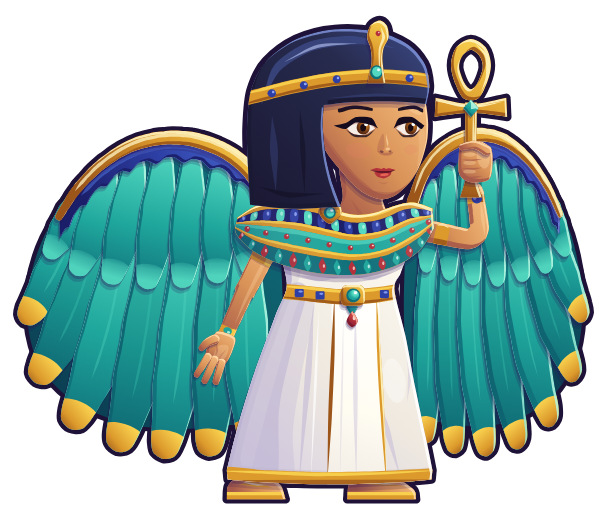

This chart was generated by the following Python code:
# Néfira (myths-6, terre, soigneuse, épique ; ancien nom de fichier : minotaure) redessinée en VECTORIEL lisse, dans le
# style moderne de l'interface (même outil, même trait, même échelle que Kael : ../kael/kael.py, ../atelier.py).
#
#   python3 refonte-graphique/ui-moderne/heros/nefira/nefira.py      # → nefira.svg + images 512 et 160 px de haut
#
# Même personnage que le pixel art (refonte-graphique/pixel/hd/minotaure.txt) : la reine ailée du Nil. Fine, droite et
# royale : carré noir bleuté (reflet en anneau sur le crâne), bandeau d'or à perles de lapis et petit cobra d'or dressé
# au front, peau bronze, yeux en amande au trait de khôl étiré vers la tempe, iris ambre, petit sourire cornaline ;
# grande boucle d'oreille d'or à gemme turquoise ; large collier (bord d'or, perles de lapis et de turquoise, bande
# turquoise à points de cornaline, rangée de gouttes) ; longue robe de lin blanc, ceinture d'or à boucle turquoise et
# pendentif, pan de devant bordé d'or, ourlet d'or ; sandales d'or. Deux grandes ailes turquoise et or à moitié ouvertes
# (arc d'or, rangée de lapis, couvertures, grandes rémiges à pointes d'or ; la lointaine est le miroir resserré de la
# proche). Bras lointain levé : le poing serre la hampe de la croix de vie (boucle en goutte, bras évasés, une gemme
# turquoise au croisement), bien au-dessus de l'épaule ; bras proche descendu, main ouverte paume en avant (soin).
# Coordonnées = pixels du dessin pixel art (le sol est y = 116, les pieds en (64, 116)), pour se poser au même endroit
# dans le jeu. Une seule lumière, en haut à droite ; un seul contour (atelier.py).
import math
import os
import subprocess
import sys

HERE = os.path.dirname(os.path.abspath(__file__))
sys.path.insert(0, os.path.join(HERE, '..'))
from atelier import Figure, Mat, sm, limb, ribbon, xf, ellipse, rpoly, mchain, mT, mR, mS, mapp, sides, bez, resample  # noqa: E402,F401
from lib import Shape  # noqa: E402
from visage import placer  # noqa: E402

ROOT = os.path.abspath(os.path.join(HERE, '..', '..', '..', '..'))

# ---------- matières (tons du pixel art, passés à la gamme de l'interface : lumières chaudes, ombres violettes) ----------
SKIN = Mat('#ffdcaa', '#f6be80', '#d99257', '#a65a4a', '#5c2a3e')
HAIR = Mat('#7e92d8', '#3c4a86', '#272b4e', '#1b1934', '#100d20', glint='#bccaf6')
LINEN = Mat('#ffffff', '#fffcf2', '#efe9e0', '#bcb2d4', '#7e70a2')
GOLD = Mat('#fff6c4', '#f8d04e', '#dc9a2c', '#9c561a', '#5a2614', glint='#fffbe8')
TURQ = Mat('#b6f6e2', '#52d8c0', '#1fa69c', '#10707a', '#0b3a50', glint='#e8fff8')
TURQ2 = Mat('#9aecd6', '#3cc6b2', '#19938e', '#0e6270', '#0a3248', glint='#d8fff4')     # la rémige « sombre »
LAPIS = Mat('#9cb2ff', '#4f72da', '#2d3fa4', '#1b1e68', '#100f3c', glint='#dfe6ff')
CARN = Mat('#ffb8a0', '#ee6c5a', '#b4303a', '#7a1a30', '#4a0e24', glint='#ffe6dc')
LIPS = ('#5c1426', '#b4303a', '#ee6c5a')
KOHL = '#140c1e'

GRD = 116          # le sol
FEET = (64, 116)   # le point « pieds » du pixel art
# la boîte de l'image (x0, y0, largeur, hauteur) en pixels du dessin
FRAME = (-3, 6, 133, 113)

# ---------- le visage : méthode commune (../visage.py) ----------
# La boîte de la face (ovale du visage sans le carré ni l'oreille, repère de la tête avant son ×1,1) ; placer() donne
# la place des deux yeux, du nez (sur la médiane, ENTRE les yeux) et de la bouche (centrée sous le nez). Les yeux en
# amande de Néfira sont un peu plus grands que le réglage commun (l_oeil) : seules leurs tailles RELATIVES comptent.
FACE_BOX = (66.0, 21.0, 90.0, 50.0)
FACE_V = placer(FACE_BOX, l_oeil=0.25)

# ---------- le squelette (animation) ----------
# Une pose = ces réglages ; REST est la pose du dessin. Tout est en pixels du dessin et en degrés (y vers le bas).
#   breath : souffle 0..1 (le buste et le collier montent, la tête suit) ; lean : elle se penche en avant (+) depuis
#   les hanches ; head / tilt : la tête ; wl / wlF : les ailes se lèvent (degrés, autour de leur racine) ; ws : elles
#   s'ouvrent (les rémiges s'écartent en éventail) ; wph : la petite houle des plumes (repos) ; theta : la croix de
#   vie s'incline vers l'ennemi (degrés, autour du poing) ; grip : où est le poing (point de prise : la croix monte
#   avec lui) ; nh : la main proche s'ouvre vers l'avant (0..1) ; pend : le pendentif se balance ; ear : la boucle
#   d'oreille se balance ; hem : le bas de la robe ondule ; blink : yeux fermés ; smile : le sourire s'élargit.
SF0 = (88.6, 56.4)         # l'épaule lointaine (sous le collier)
LUF, LFF = 15.0, 11.4      # bras lointain : bras, avant-bras (jusqu'au poignet)
GRIP0 = (101.2, 41.6)      # le poing lointain (point de prise sur la hampe)
S0 = (56.8, 59.0)          # l'épaule proche
LU, LF = 13.2, 9.6         # bras proche
HAND0 = (46.6, 80.4)       # le poignet proche (la main ouverte part de là)

REST = dict(breath=0.0, lean=0.0, head=(0.0, 0.0), tilt=0.0, wl=0.0, wlF=None, ws=0.0, wph=0.0, theta=0.0,
            grip=GRIP0, nh=0.0, pend=0.0, ear=0.0, hem=0.0, blink=0.0, smile=0.0, gold=0.0)   # gold : l'or de la croix s'illumine


def rot(v, deg):
    a = math.radians(deg)
    return (v[0] * math.cos(a) - v[1] * math.sin(a), v[0] * math.sin(a) + v[1] * math.cos(a))


def add(a, b, k=1.0):
    return (a[0] + b[0] * k, a[1] + b[1] * k)


def lerp(a, b, t):
    return (a[0] + (b[0] - a[0]) * t, a[1] + (b[1] - a[1]) * t)


def norm(v):
    L = math.hypot(*v) or 1
    return (v[0] / L, v[1] / L)


def ik(S, W, L1, L2, bend):
    """Le coude d'un bras (épaule S, poignet W, longueurs), plié d'un côté (bend = ±1)."""
    d = math.dist(S, W)
    dd = max(abs(L1 - L2) + 0.01, min(L1 + L2 - 0.01, d))
    alpha = math.acos(max(-1, min(1, (L1 * L1 + dd * dd - L2 * L2) / (2 * L1 * dd))))
    th = math.atan2(W[1] - S[1], W[0] - S[0]) + bend * alpha
    return (S[0] + L1 * math.cos(th), S[1] + L1 * math.sin(th))


def arm_shape(S, E, W, ws):
    """Un bras d'un seul tenant : la ligne passe par l'épaule, tourne au coude sur un ARC de cercle (rayon toujours plus
    grand que la demi-largeur : le dedans du coude ne se replie jamais), finit au poignet ; la largeur s'affine de
    l'épaule au poignet (le coude reste plein : aucune jointure visible)."""
    l1, l2 = math.dist(S, E), math.dist(E, W)
    d1 = norm((E[0] - S[0], E[1] - S[1]))
    d2 = norm((W[0] - E[0], W[1] - E[1]))
    cosphi = max(-1.0, min(1.0, d1[0] * d2[0] + d1[1] * d2[1]))
    phi = math.acos(cosphi)                      # l'angle du coude (0 = bras tendu)
    w0, we, ww = ws
    rho = we / 2 + 0.6
    t = rho * math.tan(phi / 2)
    t = min(t, 0.45 * l1, 0.45 * l2)
    rho = t / math.tan(phi / 2) if phi > 1e-3 else 0
    a = add(E, d1, -t)
    b = add(E, d2, t)
    c = []
    n1 = 8
    for i in range(n1):
        c.append(lerp(S, a, i / n1))
    if phi > 1e-3:
        # le centre de l'arc, du côté où le bras tourne
        side = 1 if d1[0] * d2[1] - d1[1] * d2[0] > 0 else -1
        nrm = (-d1[1] * side, d1[0] * side)
        ctr = add(a, nrm, rho)
        a0 = math.atan2(a[1] - ctr[1], a[0] - ctr[0])
        for k in range(7):
            ang = a0 + side * phi * k / 6
            c.append((ctr[0] + rho * math.cos(ang), ctr[1] + rho * math.sin(ang)))
    else:
        c.append(a)
    for i in range(1, 7):
        c.append(lerp(b, W, i / 6))
    n = len(c)
    ke = n1 + 3
    widths = []
    for i in range(n):
        if i <= ke:
            widths.append(w0 + (we - w0) * i / ke)
        else:
            widths.append(we + (ww - we) * (i - ke) / (n - 1 - ke))
    return limb(c, widths)


def band_across(p, q, w):
    """Une bande droite perpendiculaire au segment p→q, centrée en p, de demi-largeur w le long du segment et très
    longue en travers : peinte DANS un membre, elle en fait le tour d'un bord à l'autre (brassard, bracelet)."""
    u = norm((q[0] - p[0], q[1] - p[1]))
    v = (-u[1], u[0])
    L = 9
    return sm([add(add(p, u, -w), v, -L), add(add(p, u, w), v, -L), add(add(p, u, w), v, L), add(add(p, u, -w), v, L)],
              sharp=(0, 1, 2, 3), t=0.2)


def curve_band(I, O, t0, t1, n=24):
    """La bande entre deux courbes (I : bord du haut, O : bord du bas, même nombre de points), de t0 à t1 en travers."""
    A = [lerp(a, b, t0) for a, b in zip(I, O)]
    B = [lerp(a, b, t1) for a, b in zip(I, O)]
    # prolongée un peu aux deux bouts (la découpe la ramène au bord)
    def ext(P):
        a, b = P[0], P[1]
        y, z = P[-1], P[-2]
        return [add(a, (a[0] - b[0], a[1] - b[1]), 3)] + P + [add(y, (y[0] - z[0], y[1] - z[1]), 3)]
    A, B = ext(A), ext(B)
    pts = A + B[::-1]
    return sm(pts, sharp=(0, len(A) - 1, len(A), len(pts) - 1), t=0.8)


def curve_pts(pts, n):
    """n+1 points réguliers sur la courbe souple qui passe par pts."""
    sh = []
    for i in range(len(pts) - 1):
        p0 = pts[max(0, i - 1)]
        p1, p2 = pts[i], pts[i + 1]
        p3 = pts[min(len(pts) - 1, i + 2)]
        c1 = (p1[0] + (p2[0] - p0[0]) / 6, p1[1] + (p2[1] - p0[1]) / 6)
        c2 = (p2[0] - (p3[0] - p1[0]) / 6, p2[1] - (p3[1] - p1[1]) / 6)
        seg = bez(p1, c1, c2, p2, 16)
        sh += seg if not sh else seg[1:]
    return resample(sh, n)


# ---------- les ailes ----------
# L'aile proche est dessinée telle quelle (racine en R_N) ; l'aile lointaine est son miroir, resserré en largeur
# (vue de trois quarts), racine derrière l'épaule lointaine. Chaque aile : un fond (le dessous, turquoise sombre), les
# grandes rémiges en éventail (pointes d'or), une rangée de couvertures (pointes claires), une rangée de lapis, l'arc
# d'or du bord d'attaque. Les plumes se chevauchent : chacune pose son ombre douce sur la voisine.
R_N = (56.0, 50.0)
ARC = [(56.6, 51.6), (52.4, 44.0), (45.6, 38.8), (37.0, 36.4), (28.0, 37.4), (20.4, 41.4), (14.2, 47.4), (10.0, 53.8)]
#  rémiges : (racine, pointe, largeur, courbure) — longueurs et écarts inégaux (jamais des rayons réguliers)
PRIMS = [
    ((15.0, 51.0), (3.6, 75.0), 9.0, -0.8),
    ((18.6, 55.0), (6.2, 87.6), 10.4, -0.9),
    ((24.2, 57.6), (13.4, 97.4), 10.8, -0.8),
    ((31.0, 59.4), (23.4, 102.4), 10.6, -0.6),
    ((38.2, 60.4), (33.6, 104.0), 10.4, -0.4),
    ((45.0, 60.6), (43.6, 103.6), 10.0, -0.2),
    ((51.0, 60.0), (52.6, 101.4), 9.6, 0.1),
]
COVS = [
    ((15.6, 47.4), (8.6, 61.0), 7.0, -0.5),
    ((20.6, 44.4), (14.6, 64.4), 7.8, -0.5),
    ((26.6, 42.4), (21.8, 66.2), 8.0, -0.4),
    ((32.8, 41.6), (29.6, 67.2), 8.0, -0.3),
    ((39.2, 42.4), (37.4, 67.0), 7.8, -0.2),
    ((45.4, 44.6), (45.0, 66.0), 7.6, 0.0),
    ((51.0, 47.8), (52.2, 64.4), 7.2, 0.1),
]


def feather(base, tip, w, bend, wtip=None):
    """Une plume : large et arrondie au bout, un peu plus étroite à la racine, le long d'un arc doux."""
    m = lerp(base, tip, 0.5)
    d = (tip[0] - base[0], tip[1] - base[1])
    L = math.hypot(*d) or 1
    nrm = (-d[1] / L, d[0] / L)
    c = add(m, nrm, bend * L * 0.12)
    pts = [((1 - t) ** 2 * base[0] + 2 * (1 - t) * t * c[0] + t * t * tip[0],
            (1 - t) ** 2 * base[1] + 2 * (1 - t) * t * c[1] + t * t * tip[1]) for t in [i / 10 for i in range(11)]]
    wt = w if wtip is None else wtip
    ws = [w * (0.62 + 0.38 * min(1, i / 4)) if i < 8 else wt * (1 - 0.12 * (i - 7)) for i in range(11)]
    return limb(pts, ws), pts


def wing(fig, pre, mp, far, P):
    """Les morceaux d'une aile. mp : le repère de l'aile proche → le dessin (avec la levée de l'animation)."""
    names = []
    ws_ = P['ws']
    ph = P['wph']

    def mfill(fl):
        if isinstance(fl, tuple) and fl[0] == 'lin':
            a, b = mp((fl[1], fl[2])), mp((fl[3], fl[4]))
            return ('lin', a[0], a[1], b[0], b[1], fl[5])
        return fl

    def part(name, sh, mat, **k):
        names.append(pre + name)
        if 'details' in k:
            k['details'] = [(d[0].map(mp), mfill(d[1]), d[2]) for d in k['details']]
        if k.get('grad'):
            g = k['grad']
            a, b = mp((g[0], g[1])), mp((g[2], g[3]))
            k['grad'] = (a[0], a[1], b[0], b[1], g[4])
        return fig.part(pre + name, sh.map(mp), mat, **k)

    def fan(i, n, base, tip, k=1.0):
        """Les rémiges s'écartent en éventail (ws) et ondulent un peu (wph), de la racine vers le bout."""
        spread = ws_ * (i - (n - 1) * 0.75) * 1.4 * k
        wave = 0.5 * math.sin(ph - i * 0.8) * k
        ang = spread + wave
        return base, add(base, rot((tip[0] - base[0], tip[1] - base[1]), ang))

    # le fond de l'aile (le dessous des plumes, dans l'ombre) : rien ne se voit à travers
    under = sm([(57.6, 54.0), (53.6, 45.4), (46.0, 39.6), (37.0, 37.2), (27.6, 38.4), (19.4, 42.8), (12.4, 49.6),
                (6.6, 58.4), (3.4, 69.0), (3.4, 79.6), (6.8, 88.4), (14.6, 95.4), (24.6, 99.4), (35.0, 100.6),
                (45.2, 100.0), (54.0, 97.6), (58.6, 84.0), (59.2, 68.0)])
    part('under', under, TURQ, grad=(50, 40, 10, 100, [(0, TURQ.shadow), (1, TURQ.deep)]), cel=0, rim=0, cast=0)
    tipg = GOLD
    order = list(range(len(PRIMS)))
    if far:
        order = order[::-1]          # côté lointain, les rémiges du dehors passent dessus (l'ombre tombe sur la voisine)
    for i in order:
        base, tip, w, bend = PRIMS[i]
        base, tip = fan(i, len(PRIMS), base, tip)
        sh, c = feather(base, tip, w, bend * (-1 if far else 1) if False else bend)
        mat = TURQ if i % 2 == 0 else TURQ2
        u = norm((c[-1][0] - c[-3][0], c[-1][1] - c[-3][1]))
        t_end = add(c[-1], u, 1.2)
        gold_tip = ellipse(*add(t_end, u, 0.0), w * 0.62, 4.2, math.degrees(math.atan2(u[1], u[0])) + 90)
        det = [(gold_tip, ('lin', t_end[0] + 3, t_end[1] - 3, t_end[0] - 3, t_end[1] + 2, [(0, GOLD.light), (0.6, GOLD.base), (1, GOLD.shadow)]), 1),
               (ribbon(c[1:-2], [0.1] + [0.55] * (len(c) - 5) + [0.1]), mat.light, 0.35)]
        part('p%d' % i, sh, mat, cel=1.1, rim=0.6, cast=1.1, details=det,
             cast_on=[pre + 'under'] + [pre + 'p%d' % j for j in range(len(PRIMS))])
    cov_order = list(range(len(COVS)))
    if far:
        cov_order = cov_order[::-1]
    for i in cov_order:
        base, tip, w, bend = COVS[i]
        base, tip = fan(i, len(COVS), base, tip, 0.55)
        sh, c = feather(base, tip, w, bend, wtip=w * 1.02)
        u = norm((c[-1][0] - c[-3][0], c[-1][1] - c[-3][1]))
        tq = add(c[-1], u, 0.8)
        tb = add(c[-1], u, -3.6)
        tipl = ellipse(*add(c[-1], u, 0.6), w * 0.62, 3.6, math.degrees(math.atan2(u[1], u[0])) + 90)
        part('c%d' % i, sh, TURQ, cel=0.9, rim=0.55, cast=1.0,
             details=[(tipl, ('lin', tq[0], tq[1], tb[0], tb[1], [(0, TURQ.light, 0.95), (0.6, TURQ.light, 0.55), (1, TURQ.light, 0)]), 1)],
             cast_on=[pre + 'under'] + [pre + 'p%d' % j for j in range(len(PRIMS))] + [pre + 'c%d' % j for j in range(len(COVS))])
    # la rangée de lapis : de petites écailles le long de l'arc, juste dessous
    arc = curve_pts(ARC, 30)
    inner = [add(p, (0.3, 3.4)) for p in arc]
    lap_pts = [add(p, (0.2, 1.0)) for p in arc]
    low = []
    for k_ in range(len(inner)):
        bump = 1.1 if k_ % 3 == 1 else 0.0
        low.append(add(inner[k_], (0, bump + 1.0)))
    lap = sm(lap_pts + low[::-1], t=0.7)
    part('lap', lap, LAPIS, cel=0.6, rim=0.4, cast=0.9,
         details=[(ribbon(lap_pts[2:-4], [0.1] + [0.8] * (len(lap_pts) - 8) + [0.1]).move(0.2, 1.1), LAPIS.light, 0.55)])
    # l'arc d'or du bord d'attaque : épais près de la racine, effilé au bout
    ws = [3.6 - 1.9 * (i / (len(arc) - 1)) ** 1.6 for i in range(len(arc))]
    gold = limb(arc, ws)
    part('arc', gold, GOLD, cel=0.7, rim=0.7, cast=1.0,
         details=[(ribbon(arc[1:-3], [0.1] + [0.7] * (len(arc) - 6) + [0.1]).move(0.3, -0.5), GOLD.hi, 0.75)])
    return names


def wing_map(far, lift, P):
    """Le repère d'une aile : l'aile proche tourne autour de sa racine ; la lointaine est son miroir resserré."""
    st = mS(1 + 0.07 * P['ws'], 1 + 0.03 * P['ws'], R_N[0], R_N[1])      # l'aile s'ouvre : elle s'élargit un peu
    if not far:
        M = mchain(mR(lift, R_N[0], R_N[1]), st)
        return lambda p: mapp(M, p)
    # miroir : la racine (56, 50) vient en (88.4, 49.4), largeur × 0,7 ; la levée tourne dans l'autre sens
    M = mchain(mR(-lift, 88.4, 49.4), mT(88.4, 49.4), mS(-0.7, 1.0), mT(-R_N[0], -R_N[1]), st)
    return lambda p: mapp(M, p)


# ---------- la croix de vie (repos : hampe verticale, le poing en GRIP0) ----------

def ankh_shapes():
    """La croix de vie au repos, dans le repère du dessin : boucle en goutte (percée), bras évasés, hampe évasée."""
    cx = 100.9
    outer = sm([(cx, 14.6), (cx + 3.2, 16.4), (cx + 4.4, 20.4), (cx + 3.4, 24.6), (cx + 1.5, 27.8), (cx - 1.5, 27.8),
                (cx - 3.4, 24.6), (cx - 4.4, 20.4), (cx - 3.2, 16.4)], t=0.95)
    hole = sm([(cx, 17.0), (cx + 2.0, 18.5), (cx + 2.6, 21.0), (cx + 1.4, 24.4), (cx, 25.7), (cx - 1.4, 24.4),
               (cx - 2.6, 21.0), (cx - 2.0, 18.5)], t=0.95)
    loop = outer.hole(hole)
    bar = sm([(cx - 7.8, 27.6), (cx - 2.0, 28.8), (cx + 2.0, 28.8), (cx + 7.8, 27.6), (cx + 8.0, 31.8),
              (cx + 2.0, 31.0), (cx - 2.0, 31.0), (cx - 8.0, 31.8)], sharp=(0, 3, 4, 7), t=0.7)
    shaft = sm([(cx - 1.3, 28.6), (cx + 1.3, 28.6), (cx + 1.25, 45.0), (cx + 2.4, 49.6), (cx - 2.4, 49.6), (cx - 1.25, 45.0)],
               sharp=(0, 1, 3, 4), t=0.6)
    return cx, loop, bar, shaft, hole


# ---------- le dessin ----------

class FigN(Figure):
    """La figure, avec en plus un liseré de lumière possible autour de toute la silhouette (aura : (couleur, largeur,
    opacité)) : une copie des silhouettes, plus large, peinte juste sous le contour (aucun flou)."""
    aura = None

    def svg(self, size=None, bg=None):
        out = Figure.svg(self, size, bg)
        if self.aura:
            col, w, op = self.aura
            i = out.index('<g stroke-linejoin="round">')
            j = out.index('</g>', i) + 4
            sil = out[i:j]
            import re
            glow = re.sub(r'fill="[^"]+" stroke="[^"]+" stroke-width="[^"]+"',
                          'fill="%s" stroke="%s" stroke-width="%.2f"' % (col, col, 2 * self.ow + 2 * w), sil)
            glow = glow.replace('<g stroke-linejoin="round">', '<g stroke-linejoin="round" opacity="%.3f">' % op, 1)
            out = out[:i] + glow + out[i:]
        return out


def build(ow=0.95, pose=None, fx=None, frame=FRAME):
    P = dict(REST, **(pose or {}))
    fig = FigN(*frame, ow=ow)
    br = P['breath']
    U = mchain(mT(P['lean'] * 0.35, 0), mR(P['lean'] * 1.0, 70, 100))           # le haut du corps (depuis les hanches)
    UC = mchain(U, mT(0, -0.55 * br))                                            # ce qui monte avec le souffle
    TOR = mchain(U, mS(1, 1 + 0.012 * br, 72, 72))
    HEAD = mchain(UC, mT(*P['head']), mR(P['tilt'], 77, 48), mS(1.1, 1.1, 77, 49))   # tête un peu plus grande
    ROBE = mchain(mR(P['lean'] * 0.35, 70, 113))

    # ---- les ailes : la lointaine, puis la proche (derrière tout le corps) ----
    wlF = P['wl'] if P['wlF'] is None else P['wlF']
    wing_names = []
    wF = wing_map(True, wlF, P)
    wing_names += wing(fig, 'wf', lambda p: mapp(UC, wF(p)), True, P)
    wN = wing_map(False, P['wl'], P)
    wing_names += wing(fig, 'wn', lambda p: mapp(UC, wN(p)), False, P)

    # ---- le bras lointain (gauche), levé : bras à l'horizontale vers l'ennemi, avant-bras dressé ----
    SF = mapp(UC, SF0)
    th = P['theta']
    G = mapp(U, P['grip'])
    WF = add(G, rot((0.6, 6.6), th))                       # le poignet, sous le poing (suit la croix)
    EF = ik(SF, WF, LUF, LFF, 1)
    fa = math.degrees(math.atan2(WF[1] - EF[1], WF[0] - EF[0]))
    ua = math.degrees(math.atan2(EF[1] - SF[1], EF[0] - SF[0]))
    Lf = math.dist(EF, WF)
    Lu = math.dist(SF, EF)
    farm = arm_shape(SF, EF, WF, (5.0, 4.4, 3.7))
    # brassard d'or près de l'épaule, bracelet d'or à perle de lapis au poignet (ils font le tour du bras)
    bra = xf(rpoly([(Lu * 0.3, -4), (Lu * 0.5, -4), (Lu * 0.5, 4), (Lu * 0.3, 4)], 0.3), SF[0], SF[1], ua)
    brl = xf(ribbon([(Lu * 0.31, -1.6), (Lu * 0.4, -2.2), (Lu * 0.49, -1.6)], [0.1, 0.6, 0.1]), SF[0], SF[1], ua)
    wr = xf(rpoly([(Lf - 2.6, -4), (Lf - 0.9, -4), (Lf - 0.9, 4), (Lf - 2.6, 4)], 0.3), EF[0], EF[1], fa)
    fig.part('farm', farm, SKIN, grad=(EF[0] + 3, EF[1] - 8, SF[0], SF[1] + 4, [(0, SKIN.light), (0.55, SKIN.base), (1, SKIN.shadow)]),
             cel=1.0, rim=0.5, cast=1.0, cast_on=wing_names,
             details=[(ribbon([lerp(EF, WF, 0.1), lerp(EF, WF, 0.45), lerp(EF, WF, 0.8)], [0.1, 0.8, 0.1]).move(0.9, -0.2), SKIN.hi, 0.35),
                      (bra, GOLD.base, 1), (brl, GOLD.hi, 0.85),
                      (xf(rpoly([(Lu * 0.3, 1.2), (Lu * 0.5, 1.2), (Lu * 0.5, 4), (Lu * 0.3, 4)], 0.3), SF[0], SF[1], ua), GOLD.shadow, 0.9),
                      (wr, GOLD.base, 1),
                      (xf(rpoly([(Lf - 2.6, 1.0), (Lf - 0.9, 1.0), (Lf - 0.9, 4), (Lf - 2.6, 4)], 0.3), EF[0], EF[1], fa), GOLD.shadow, 0.85),
                      (xf(ellipse(Lf - 1.75, 0.2, 0.95, 1.15), EF[0], EF[1], fa), LAPIS.base, 1),
                      (xf(ellipse(Lf - 1.5, -0.25, 0.35, 0.4), EF[0], EF[1], fa), LAPIS.hi, 0.9)])

    # ---- les pieds (sandales d'or), sous la robe ----
    for name, pts, strap in (
            ('nfoot', [(47.0, 116.2), (47.4, 113.0), (50.2, 111.0), (55.4, 111.0), (58.8, 113.0), (60.0, 116.2)], (49.6, 112.2, 57.0, 113.6)),
            ('ffoot', [(73.6, 116.2), (74.2, 112.6), (78.6, 110.8), (84.4, 111.6), (88.2, 114.0), (88.8, 116.2)], (76.4, 112.0, 86.0, 113.4))):
        sh = sm(pts, sharp=(0, 5), t=0.9)
        x0_, x1_ = pts[0][0], pts[-1][0]
        det = [(sm([(x0_ - 1, 114.6), (x1_ + 1, 114.6), (x1_ + 1, 117), (x0_ - 1, 117)], sharp=(0, 1, 2, 3), t=0.2), GOLD.base, 1),
               (sm([(x0_ - 1, 114.6), (x1_ + 1, 114.6), (x1_ + 1, 115.3), (x0_ - 1, 115.3)], sharp=(0, 1, 2, 3), t=0.2), GOLD.light, 1),
               (ribbon([(strap[0], strap[1] + 0.6), lerp((strap[0], strap[1]), (strap[2], strap[3]), 0.5), (strap[2], strap[3])], [0.2, 1.1, 0.3]), GOLD.base, 1),
               (ribbon([(strap[0] + 0.4, strap[1]), lerp((strap[0], strap[1]), (strap[2], strap[3]), 0.5), (strap[2] - 0.2, strap[3] - 0.5)], [0.1, 0.45, 0.1]), GOLD.hi, 0.9)]
        # les orteils, à peine marqués
        tx = x1_ - 3.4
        det += [(ribbon([(tx, 113.0), (tx + 0.2, 114.4)], [0.1, 0.35]), SKIN.shadow, 0.6),
                (ribbon([(tx + 1.6, 113.4), (tx + 1.8, 114.5)], [0.1, 0.3]), SKIN.shadow, 0.55)]
        fig.part(name, sh, SKIN, cel=0.9, rim=0.5, cast=0.8, details=det)

    # ---- la robe de lin (buste et jupe d'un seul tenant), la ceinture d'or peinte dedans ----
    hm = P['hem']
    dress = sm([(58.4, 57.0), (85.6, 56.6), (86.8, 61.6), (85.4, 66.2), (84.0, 70.0), (86.4, 80.0), (88.6, 91.6),
                (90.8, 102.0), (92.4 + 0.6 * hm, 109.8), (92.2 + 0.8 * hm, 111.8 - 0.4 * hm), (86.0, 112.4 + 0.3 * hm),
                (76.0, 112.8 - 0.2 * hm), (64.0, 112.8 + 0.3 * hm), (54.0, 112.4 - 0.2 * hm), (47.2 - 0.8 * hm, 111.8 + 0.2 * hm),
                (47.0 - 0.6 * hm, 109.8), (49.2, 101.0), (53.2, 88.0), (57.6, 76.0), (60.2, 69.6), (59.4, 64.0)],
               sharp=(8, 9, 14, 15), t=0.9)
    dd = []
    # le côté proche (à gauche) dans l'ombre mauve, le lin éclairé vers la droite
    dd += [(sm([(46.6, 112.0), (49.2, 101.0), (53.2, 88.0), (57.6, 76.0), (60.6, 69.0), (64.6, 70.0), (61.6, 82.0),
                (58.6, 96.0), (57.4, 113.4)]), LINEN.shadow, 0.55),
           (sm([(52.6, 113.0), (55.0, 100.0), (59.4, 84.0), (63.2, 72.0), (66.4, 72.6), (63.6, 88.0), (61.6, 101.0), (61.4, 113.6)]), LINEN.shadow, 0.3)]
    # le genou lointain tend le lin (la jambe lointaine avance un peu)
    dd += [(ellipse(84.0, 90.0, 2.4, 5.0, -10), LINEN.hi, 0.35),
           (ribbon([(80.4, 94.0), (82.4, 101.0), (85.4, 111.6)], [0.2, 1.2, 0.3]), LINEN.shadow, 0.45),
           (ribbon([(86.6, 82.0), (87.4, 88.0), (86.8, 95.0)], [0.1, 0.9, 0.1]), LINEN.shadow, 0.35)]
    # deux plis doux qui tombent de la ceinture (jamais des rayures)
    dd += [(ribbon([(66.2, 73.0), (65.0, 88.0), (63.0, 112.4)], [0.2, 1.4, 0.6]), LINEN.shadow, 0.5),
           (ribbon([(67.4, 74.0), (66.6, 90.0), (65.6, 112.0)], [0.1, 0.6, 0.2]), LINEN.hi, 0.7)]
    # le pan de devant plissé, plus clair, bordé d'or, de la ceinture à l'ourlet
    PANEL_L = [(70.8, 71.0), (70.4, 84.0), (69.8, 98.0), (69.2, 112.6)]
    PANEL_R = [(80.0, 70.6), (80.6, 84.0), (81.4, 98.0), (82.2, 112.6)]
    panel = sm(PANEL_L + [(70, 115), (82, 115)] + PANEL_R[::-1], t=0.8)
    dd += [(panel, ('lin', 82, 72, 70, 112, [(0, '#ffffff'), (0.6, LINEN.light), (1, '#f2ede6')]), 1),
           (ribbon([(75.4, 73.6), (75.4, 92.0), (75.6, 112.4)], [0.2, 1.0, 0.6]), LINEN.shadow, 0.38),
           (ribbon([(72.8, 74.0), (72.4, 93.0), (72.0, 112.4)], [0.1, 0.5, 0.3]), LINEN.shadow, 0.28),
           (ribbon(PANEL_L, [0.5, 0.8, 0.8, 0.8]), GOLD.shadow, 1),
           (ribbon(PANEL_R, [0.5, 0.9, 0.9, 0.9]), GOLD.base, 1),
           (ribbon([add(p, (0.25, -0.1)) for p in PANEL_R], [0.2, 0.4, 0.4, 0.4]), GOLD.hi, 0.9)]
    # l'ourlet d'or, d'un bord à l'autre (peint dans la robe)
    hem_in = [(44, 109.4), (56, 109.8), (68, 110.2), (80, 110.0), (95, 109.2)]
    dd += [(sm(hem_in + [(95, 118), (44, 118)], sharp=(4, 5, 6), t=0.7), GOLD.base, 1),
           (ribbon([add(p, (0, 0.5)) for p in hem_in], [0.2, 0.7, 0.8, 0.7, 0.2]), GOLD.light, 0.95),
           (sm([(44, 112.0), (95, 111.8), (95, 118), (44, 118)], sharp=(0, 1, 2, 3), t=0.3), GOLD.shadow, 0.75)]
    # le buste : le lin plus serré sous le collier, une ombre douce sous la poitrine
    dd += [(ribbon([(62.0, 66.6), (67.0, 67.6), (72.0, 67.2)], [0.2, 1.0, 0.2]), LINEN.shadow, 0.45),
           (ribbon([(74.6, 67.0), (79.4, 67.4), (83.4, 66.2)], [0.2, 0.9, 0.2]), LINEN.shadow, 0.4),
           (ellipse(79.4, 63.6, 3.2, 1.6, -10), LINEN.hi, 0.8)]
    # la ceinture d'or, plus basse devant (elle fait le tour de la taille), incrustations de lapis
    belt_top = [(56, 68.4), (64, 69.0), (72, 69.8), (80, 69.4), (88, 68.2)]
    belt_bot = [(56, 71.6), (64, 72.4), (72, 73.2), (80, 72.8), (88, 71.4)]
    dd += [(sm(belt_top + belt_bot[::-1], sharp=(0, 4, 5, 9), t=0.8), GOLD.base, 1),
           (ribbon([add(p, (0, 0.5)) for p in belt_top], [0.2, 0.6, 0.7, 0.6, 0.2]), GOLD.light, 0.95),
           (ribbon([add(p, (0, -0.4)) for p in belt_bot], [0.2, 0.6, 0.7, 0.6, 0.2]), GOLD.shadow, 0.9)]
    for bx, by in ((63.0, 70.7), (67.6, 71.2), (81.8, 70.9)):
        dd += [(rpoly([(bx - 1.0, by - 0.9), (bx + 1.0, by - 0.9), (bx + 1.0, by + 0.9), (bx - 1.0, by + 0.9)], 0.35), LAPIS.base, 1),
               (ellipse(bx + 0.3, by - 0.35, 0.45, 0.25), LAPIS.hi, 0.8)]
    fig.part('dress', dress, LINEN, grad=(90, 58, 50, 112, [(0, LINEN.light), (0.55, LINEN.base), (1, '#d8d0e2')]),
             cel=1.4, rim=0.7, cast=1.2, details=dd, occl=(LINEN.deep, 0.12, 3.0))

    # ---- la boucle de la ceinture (gemme turquoise) et son pendentif (noeud turquoise, goutte de cornaline) ----
    pd = P['pend']
    pk = sm([(74.6, 72.4), (76.0, 73.4), (75.0 + 0.3 * pd, 75.2), (74.2 + 0.3 * pd, 75.2), (73.4, 73.4)], t=0.9)
    fig.part('pknot', pk, TURQ, cel=0.4, rim=0.3, cast=0.5, cast_on=['dress'])
    drop = sm([(74.7 + 0.4 * pd, 74.6), (75.9 + 0.6 * pd, 76.8), (74.7 + 0.7 * pd, 78.2), (73.5 + 0.6 * pd, 76.8)], sharp=(0,), t=0.95)
    fig.part('pdrop', drop, CARN, cel=0.45, rim=0.35, cast=0.6, cast_on=['dress'],
             details=[(ellipse(75.1 + 0.6 * pd, 76.2, 0.35, 0.5), CARN.glint, 0.9)])
    buckle = rpoly([(72.2, 69.0), (77.4, 68.8), (77.6, 73.4), (72.2, 73.6)], 1.4)
    fig.part('buckle', buckle, GOLD, cel=0.6, rim=0.5, cast=0.8, cast_on=['dress', 'pknot'],
             details=[(ellipse(74.9, 71.2, 1.55, 1.5), TURQ.shadow, 1), (ellipse(75.0, 71.1, 1.15, 1.1), ('rad', 75.4, 70.6, 1.3, 1.3, [(0, TURQ.hi), (0.5, TURQ.light), (1, TURQ.base)]), 1),
                      (ellipse(75.4, 70.6, 0.35, 0.3), '#ffffff', 0.9)])

    # ---- le bras proche (droit), descendu et écarté du corps ----
    S = mapp(UC, S0)
    nh = P['nh']
    W = mapp(U, add(HAND0, (2.0 * nh, -1.6 * nh)))
    E = ik(S, W, LU, LF, 1)
    ua_ = math.degrees(math.atan2(E[1] - S[1], E[0] - S[0]))
    fa_ = math.degrees(math.atan2(W[1] - E[1], W[0] - E[0]))
    Ln = math.dist(E, W)
    Lun = math.dist(S, E)
    narm = arm_shape(S, E, W, (5.1, 4.3, 3.4))
    ndet = [(ribbon([lerp(S, E, 0.2), lerp(S, E, 0.55), lerp(E, W, 0.1), lerp(E, W, 0.7)], [0.1, 0.9, 0.7, 0.1]).move(0.9, 0.1), SKIN.hi, 0.3),
            # le brassard (sous le collier) et le bracelet du poignet
            (xf(rpoly([(Lun * 0.22, -4), (Lun * 0.42, -4), (Lun * 0.42, 4), (Lun * 0.22, 4)], 0.3), S[0], S[1], ua_), GOLD.base, 1),
            (xf(rpoly([(Lun * 0.22, -4), (Lun * 0.42, -4), (Lun * 0.42, -1.0), (Lun * 0.22, -1.0)], 0.3), S[0], S[1], ua_), GOLD.light, 0.9),
            (xf(rpoly([(Ln - 2.4, -4), (Ln - 0.6, -4), (Ln - 0.6, 4), (Ln - 2.4, 4)], 0.3), E[0], E[1], fa_), GOLD.base, 1),
            (xf(rpoly([(Ln - 2.4, -4), (Ln - 0.6, -4), (Ln - 0.6, -0.8), (Ln - 2.4, -0.8)], 0.3), E[0], E[1], fa_), GOLD.light, 0.85),
            (xf(ellipse(Ln - 1.5, 0.0, 0.8, 0.95), E[0], E[1], fa_), TURQ.base, 1),
            (xf(ellipse(Ln - 1.3, -0.3, 0.3, 0.35), E[0], E[1], fa_), TURQ.hi, 0.9)]
    fig.part('narm', narm, SKIN, grad=(S[0] + 4, S[1], W[0] - 3, W[1], [(0, SKIN.light), (0.5, SKIN.base), (1, SKIN.shadow)]),
             cel=1.0, rim=0.5, cast=1.1, cast_on=wing_names + ['dress'], details=ndet)
    # ---- la main ouverte, paume en avant, doigts vers le bas un peu écartés, pouce sorti (geste de soin) ----
    hand_names = hand(fig, W, fa_ + 0.0, nh)

    # ---- le cou ----
    neck = sm([(72.4, 42.0), (80.6, 42.6), (81.4, 50.0), (82.0, 54.8), (71.6, 55.0), (72.6, 49.4)])
    fig.part('neck', neck, SKIN, grad=(82, 44, 72, 54, [(0, SKIN.base), (1, SKIN.shadow)]), cel=1.0, rim=0.4, cast=0.8,
             details=[(ribbon([(74.4, 50.0), (76.4, 53.0), (78.2, 54.6)], [0.1, 0.7, 0.1]), SKIN.shadow, 0.5)])

    # ---- le large collier (usekh) : il couvre les épaules ; bord d'or, perles, bande d'or, bande turquoise à points
    # de cornaline, bord d'or, rangée de gouttes. Chaque bande va d'un bout à l'autre du collier (peinte dedans) ----
    CI = curve_pts([(49.4, 54.0), (54.6, 51.0), (62.4, 50.2), (68.6, 51.6), (74.6, 53.4), (80.6, 52.8), (86.6, 50.6), (92.4, 52.0)], 30)
    CO = curve_pts([(49.0, 57.4), (53.4, 61.8), (60.4, 64.8), (68.4, 66.4), (76.4, 66.6), (84.0, 64.8), (89.6, 61.2), (92.8, 56.4)], 30)
    collar = sm([CI[0]] + CI[3::3] + [CI[-1], CO[-1]] + CO[::-3][1:-1] + [CO[0]], t=0.9,
                sharp=(0, len(CI[3::3]) + 1, len(CI[3::3]) + 2, len(CI[3::3]) * 2 + 3))
    cd = []
    cd += [(curve_band(CI, CO, -0.2, 0.13), GOLD.base, 1), (curve_band(CI, CO, -0.2, 0.05), GOLD.light, 0.95)]
    # les perles : lapis et turquoise, des petits grains arrondis (tailles et écarts un peu inégaux)
    cd += [(curve_band(CI, CO, 0.13, 0.33), LAPIS.shadow, 1)]
    beads = []
    for k in range(1, 30, 2):
        a = lerp(CI[k], CO[k], 0.15)
        b = lerp(CI[k], CO[k], 0.31)
        m = lerp(a, b, 0.5)
        d = norm((CI[k + 1][0] - CI[k - 1][0], CI[k + 1][1] - CI[k - 1][1]))
        wv = 0.75
        mat = LAPIS if (k // 2) % 2 == 0 else TURQ
        sh = sm([add(a, d, -wv), add(a, d, wv), add(b, d, wv), add(b, d, -wv)], t=0.95)
        beads.append((sh, mat.light if mat is TURQ else mat.base, 1))
        beads.append((ellipse(*add(lerp(a, b, 0.35), d, 0.25), 0.3, 0.45), mat.hi, 0.8))
    cd += beads
    cd += [(curve_band(CI, CO, 0.33, 0.43), GOLD.base, 1), (curve_band(CI, CO, 0.33, 0.37), GOLD.light, 0.9)]
    cd += [(curve_band(CI, CO, 0.43, 0.66), TURQ.base, 1), (curve_band(CI, CO, 0.43, 0.5), TURQ.light, 0.7)]
    for k in range(2, 30, 3):
        c = lerp(CI[k], CO[k], 0.555)
        cd += [(ellipse(c[0], c[1], 0.62, 0.62), CARN.base, 1), (ellipse(c[0] + 0.2, c[1] - 0.2, 0.22, 0.2), CARN.glint, 0.9)]
    cd += [(curve_band(CI, CO, 0.66, 0.76), GOLD.base, 1), (curve_band(CI, CO, 0.66, 0.7), GOLD.light, 0.9)]
    cd += [(curve_band(CI, CO, 0.76, 1.3), TURQ.shadow, 1)]
    # la rangée de gouttes (cornaline et turquoise, en alternance), suspendues au bord d'or
    for k in range(1, 30, 2):
        a = lerp(CI[k], CO[k], 0.76)
        b = lerp(CI[k], CO[k], 1.0)
        d = norm((CI[k + 1][0] - CI[k - 1][0], CI[k + 1][1] - CI[k - 1][1]))
        mat = CARN if (k // 2) % 2 == 0 else TURQ
        drp = sm([a, add(lerp(a, b, 0.55), d, 0.85), b, add(lerp(a, b, 0.55), d, -0.85)], sharp=(0,), t=0.95)
        cd += [(drp, mat.base, 1), (ellipse(*add(lerp(a, b, 0.5), d, 0.3), 0.25, 0.4), mat.glint, 0.75)]
    cd += [(collar, ('lin', 92, 50, 52, 64, [(0, '#ffffff', 0.12), (0.5, '#ffffff', 0), (1, '#2a0f55', 0.18)]), 1)]
    fig.part('collar', collar, GOLD, cel=1.2, rim=0.6, cast=1.3, details=cd, occl=(GOLD.deep, 0.18, 2.4))

    # ---- la croix de vie (derrière le poing) ----
    cx, loop, bar, shaft, hole = ankh_shapes()
    g0 = GRIP0
    AM = mchain(mT(G[0] - g0[0], G[1] - g0[1]), mR(th, g0[0], g0[1]))
    gl = P['gold']
    for name, sh in (('aloop', loop), ('abar', bar), ('ashaft', shaft)):
        det = []
        if name == 'ashaft':
            det = [(ribbon([(cx + 0.5, 29.6), (cx + 0.6, 38.0), (cx + 0.7, 47.0)], [0.1, 0.6, 0.2]), GOLD.hi, 0.8)]
        if name == 'abar':
            det = [(ribbon([(cx - 7.0, 28.4), (cx - 2, 29.4), (cx + 2, 29.4), (cx + 7.2, 28.4)], [0.1, 0.5, 0.5, 0.1]), GOLD.hi, 0.85)]
        if name == 'aloop':
            det = [(ribbon([(cx + 1.0, 15.6), (cx + 3.4, 18.4), (cx + 3.6, 22.6), (cx + 2.2, 26.4)], [0.1, 0.7, 0.6, 0.1]), GOLD.hi, 0.85)]
        if gl > 0:
            det.append((sh, GOLD.hi, 0.35 * gl))
        fig.part(name, sh, GOLD, grad=(cx + 6, 16, cx - 6, 48, [(0, GOLD.light), (0.5, GOLD.base), (1, GOLD.shadow)]),
                 cel=0.7, rim=0.55, cast=0.8 if name != 'aloop' else 0.9, cast_on=['farm'] + wing_names if name != 'abar' else None,
                 details=det)
    gem = sm([(cx, 28.0), (cx + 1.7, 29.9), (cx, 31.8), (cx - 1.7, 29.9)], sharp=(0, 1, 2, 3), t=0.5)
    fig.part('agem', gem, TURQ, cel=0.4, rim=0.35, cast=0.4,
             details=[(sm([(cx, 28.4), (cx + 1.3, 29.9), (cx, 30.1)], sharp=(0, 1, 2), t=0.4), TURQ.hi, 0.85)])
    fig.pose(['aloop', 'abar', 'ashaft', 'agem'], AM)

    # ---- la tête ----
    head_names = head(fig, P)

    # ---- le poing lointain, serré sur la hampe : le dos des doigts devant, le pouce par-dessus ----
    fist_names = fist(fig)
    fig.pose(fist_names, AM)

    # ---- chaque groupe prend sa pose ----
    fig.pose(['neck', 'collar'], UC)
    fig.pose(['dress'], ROBE)
    fig.pose(['buckle', 'pknot', 'pdrop'], U)
    fig.pose(head_names, HEAD)
    fig.ctx = dict(P=P, G=G, AM=AM, th=th, loop=mapp(AM, (cx, 21.0)), top=mapp(AM, (cx, 14.6)), U=U, UC=UC, HEAD=HEAD,
                   head=mapp(HEAD, (78, 34)), chest=mapp(TOR, (74, 62)), hand=W, wingN=wN, wingF=wF)
    if fx:
        for f_ in fx:
            f_(fig, fig.ctx)
    return fig


def hand(fig, W, fa, nh):
    """La main proche, ouverte, paume vers l'avant : la paume, trois doigts un peu écartés vers le bas, le pouce sorti
    vers l'extérieur (à gauche de l'image). Rend les noms des morceaux."""
    a = math.radians(fa)
    u = (math.cos(a), math.sin(a))            # le long de l'avant-bras (vers le bas)
    o = (-u[1], u[0])
    if o[0] > 0:
        o = (-o[0], -o[1])                     # o : vers l'extérieur (le pouce)

    def L(x, y):
        return (W[0] + u[0] * x + o[0] * y, W[1] + u[1] * x + o[1] * y)
    bg = ['narm', 'dress', 'wnunder', 'wnp2', 'wnp3', 'wnp4', 'wnp5', 'wnp6']
    palm = sm([L(-0.8, -2.0), L(2.0, -2.7), L(5.2, -2.5), L(6.4, -0.8), L(6.2, 1.6), L(4.2, 2.6), L(1.2, 2.4), L(-0.6, 1.8)], t=0.9)
    fig.part('palm', palm, SKIN, cel=0.8, rim=0.45, cast=0.8, cast_on=bg,
             details=[(sm([L(1.6, -1.6), L(4.6, -1.8), L(5.0, 0.4), L(2.4, 0.6)]), SKIN.hi, 0.3),
                      (ribbon([L(1.6, 1.4), L(3.4, 0.4), L(5.4, 0.2)], [0.1, 0.45, 0.1]), SKIN.shadow, 0.45),
                      (ribbon([L(2.2, -1.4), L(4.4, -0.8), L(5.8, -1.2)], [0.1, 0.35, 0.1]), SKIN.shadow, 0.3)])
    names = ['palm']
    sp = 1 + 0.8 * nh
    # du côté du corps vers le pouce : annulaire (avec l'auriculaire), majeur, index ; longueurs inégales
    for i, (y0, ang, ln, w) in enumerate(((-1.6, -7 * sp, 4.4, 1.75), (0.1, 1 * sp, 5.2, 1.7), (1.7, 8 * sp, 4.7, 1.6))):
        base = L(5.4, y0)
        dirv = rot(u, ang if o[0] < 0 and u[1] > 0 else -ang)
        mid = add(base, dirv, ln * 0.55)
        tip = add(base, dirv, ln)
        sh = limb([base, mid, tip], [w, w * 0.96, w * 0.84])
        fig.part('fg%d' % i, sh, SKIN, cel=0.5, rim=0.35, cast=0.55, cast_on=['palm'] + ['fg%d' % j for j in range(i)] + bg)
        names.append('fg%d' % i)
    # le pouce, sorti vers l'extérieur et vers le bas
    fig.part('thumb', limb([L(1.2, 1.8), L(2.8, 3.2), L(4.2, 3.7)], [2.0, 1.7, 1.4]), SKIN, cel=0.5, rim=0.35, cast=0.6,
             cast_on=['palm'] + bg)
    names.append('thumb')
    return names


def fist(fig):
    """Le poing lointain au repos, serré sur la hampe (repère du dessin, la croix verticale) : rend les noms."""
    g = GRIP0
    body = sm([(g[0] - 2.4, g[1] - 3.6), (g[0] + 1.6, g[1] - 4.4), (g[0] + 4.2, g[1] - 2.6), (g[0] + 4.4, g[1] + 1.4),
               (g[0] + 3.4, g[1] + 4.2), (g[0] - 0.4, g[1] + 4.6), (g[0] - 2.8, g[1] + 3.0), (g[0] - 3.0, g[1] - 0.6)], t=0.95)
    det = [(ellipse(g[0] + 2.4, g[1] - 1.0, 1.4, 2.6, -8), SKIN.hi, 0.35)]
    # les doigts repliés devant la hampe : trois rouleaux de tailles inégales, séparés par des plis doux
    for y0, y1 in ((-2.2, -0.4), (-0.4, 1.5), (1.5, 3.4)):
        det += [(ribbon([(g[0] - 2.4, g[1] + y1), (g[0] - 0.2, g[1] + y1 + 0.2), (g[0] + 2.2, g[1] + y1 - 0.1)], [0.1, 0.5, 0.1]), SKIN.shadow, 0.65),
                (ellipse(g[0] - 0.6, (g[1] + (y0 + y1) / 2) - 0.2, 1.4, 0.45), SKIN.hi, 0.35)]
    fig.part('fist', body, SKIN, grad=(g[0] + 4, g[1] - 4, g[0] - 3, g[1] + 4, [(0, SKIN.light), (0.5, SKIN.base), (1, SKIN.shadow)]),
             cel=0.8, rim=0.5, cast=0.8, cast_on=['ashaft', 'farm', 'abar'], details=det)
    thumb = limb([(g[0] + 3.2, g[1] - 2.4), (g[0] + 0.6, g[1] - 3.6), (g[0] - 2.2, g[1] - 3.2)], [2.1, 1.8, 1.5])
    fig.part('fthumb', thumb, SKIN, cel=0.45, rim=0.4, cast=0.6, cast_on=['fist', 'ashaft'])
    return ['fist', 'fthumb']


def head(fig, P):
    """Le visage fin de femme, le carré noir, le bandeau d'or et le cobra ; rend la liste des morceaux (posés avec la
    tête)."""
    names = []

    def part(name, *a, **k):
        names.append(name)
        return fig.part(name, *a, **k)

    # ---- la boucle d'oreille (son attache passe sous le carré) ----
    e = P['ear']
    ex, ey = 70.4 + 0.4 * e, 50.2
    ring_ = sm([(ex - 0.5, ey - 2.4), (ex + 0.6, ey - 2.4), (ex + 0.7, ey - 0.4), (ex + 2.0, ey + 0.6 + 0.1 * e),
                (ex + 2.3 + 0.2 * e, ey + 2.6), (ex + 0.4 * e, ey + 4.6), (ex - 2.0 + 0.2 * e, ey + 2.8), (ex - 1.8, ey + 0.6), (ex - 0.7, ey - 0.4)],
               sharp=(0, 1), t=0.9)
    part('earring', ring_, GOLD, cel=0.5, rim=0.4, cast=0.6,
         details=[(ellipse(ex + 0.2 * e, ey + 2.4, 1.15, 1.2), TURQ.shadow, 1), (ellipse(ex + 0.2 * e + 0.1, ey + 2.3, 0.85, 0.9), TURQ.light, 1),
                  (ellipse(ex + 0.4 + 0.2 * e, ey + 1.9, 0.3, 0.32), '#ffffff', 0.9)])

    # ---- le visage (méthode commune visage.py : les places des yeux, du nez et de la bouche viennent de FACE_V) ----
    # Contour de la face : la joue proche (sous le carré) bien ronde, le côté droit plus plat et SANS bosse de nez (le
    # nez est dessiné à l'intérieur, sur la médiane, entre les yeux), le menton sur la médiane.
    face = sm([(66.0, 27.0), (74.0, 24.4), (82.0, 24.4), (88.0, 26.4), (89.6, 30.4), (90.1, 34.0), (90.0, 37.6),
               (89.2, 41.0), (87.9, 44.3), (86.0, 47.0), (83.4, 49.2), (80.6, 49.9), (77.2, 48.6), (73.4, 45.0),
               (69.6, 40.2), (66.4, 34.0)], t=0.9)
    (exn, eyn, ewn), (exf, eyf, ewf) = FACE_V['oeil_proche'], FACE_V['oeil_fond']
    nx, ny = FACE_V['nez']
    mx, my, mw = FACE_V['bouche']
    fd = []
    # les plans du visage : la joue proche et la mâchoire dans une ombre douce, le front et la joue lointaine éclairés
    fd += [(sm([(68.4, 36.0), (72.0, 40.6), (75.4, 44.8), (79.8, 48.8), (77.2, 48.6), (73.4, 45.0), (69.6, 40.2)]), SKIN.shadow, 0.5),
           (sm([(84.6, 26.6), (88.4, 27.0), (89.4, 31.0), (88.4, 33.0), (85.6, 31.2)]), SKIN.hi, 0.35),
           (sm([(88.2, 35.0), (89.5, 36.6), (89.2, 40.6), (88.0, 43.2), (88.3, 39.6)]), SKIN.hi, 0.18),
           (ellipse(exn - 0.4, eyn + 4.6, 2.6, 1.5, 8), '#e8806a', 0.22),            # les pommettes (un peu de rose)
           (ellipse(exf + 0.5, eyf + 4.4, 1.3, 1.0, -8), '#e8806a', 0.18)]
    # l'ombre sous le menton (portée par la mâchoire sur le cou : peinte en bas du visage)
    fd += [(sm([(78.4, 48.2), (83.2, 48.4), (86.4, 46.6), (83.4, 49.2), (80.6, 49.9), (77.2, 48.6)]), SKIN.shadow, 0.45)]
    blink = P['blink'] > 0.5
    # les deux yeux : LE MÊME œil en amande (au trait de khôl étiré vers la tempe), en miroir l'un de l'autre (coin
    # intérieur vers le nez), l'œil du fond seulement plus étroit ; le regard (iris) et l'éclat du même côté
    for (ex, ey, ew), side in (((exn, eyn, ewn), -1), ((exf, eyf, ewf), 1)):
        almond, liner, (ix, iy), irx, iry, low, brow = eye_shapes(ex, ey, ew, side)
        fd += [(brow, KOHL, 0.95)]
        if blink:
            fd += [(almond, SKIN.base, 1),
                   (ribbon([almond_pt(almond, 0), lerp(almond_pt(almond, 0), almond_pt(almond, 3), 0.5), almond_pt(almond, 3)],
                           [0.2, 0.8, 0.3]).move(0, 0.9), KOHL, 0.95)]
        else:
            fd += [(almond.scale(1.06, 1.18, ex, ey + 0.2), SKIN.shadow, 0.6), (almond, '#f6ede6', 1)]
            fd += [(ellipse(ix, iy, irx, iry), ('rad', ix + 0.3, iy - 0.4, iry * 1.1, iry * 1.1,
                                                [(0, '#e8a050'), (0.45, '#a8601e'), (1, '#5a2a12')]), 1),
                   (ellipse(ix - 0.05, iy + 0.05, irx * 0.48, iry * 0.52), '#1a0a12', 1),
                   (sm([almond_pt(almond, 0), almond_pt(almond, 1), almond_pt(almond, 2), almond_pt(almond, 3),
                        lerp(almond_pt(almond, 2), (ix, iy), 0.35), lerp(almond_pt(almond, 1), (ix, iy), 0.4)], t=0.8),
                    SKIN.shadow, 0.35),            # l'ombre de la paupière du haut sur l'œil
                   (ellipse(ix + irx * 0.4, iy - iry * 0.45, irx * 0.3, iry * 0.26), '#ffffff', 1)]
            fd += [(low, KOHL, 0.8)]
        fd += [(liner, KOHL, 1)]
    # le nez : petit, SUR la médiane, entre les deux yeux (jamais sur le bord de la joue) : l'arête éclairée côté
    # lumière, le flanc proche dans une ombre douce, le bout arrondi, l'ombre dessous, deux petites narines
    fd += [(sm([(nx - 0.5, ny - 3.4), (nx - 0.2, ny - 1.4), (nx - 0.4, ny - 0.2), (nx - 1.6, ny + 0.2), (nx - 1.4, ny - 1.6)]), SKIN.shadow, 0.35),
           (ribbon([(nx + 0.1, ny - 3.4), (nx + 0.35, ny - 1.8), (nx + 0.55, ny - 0.6)], [0.1, 0.32, 0.22]), SKIN.hi, 0.7),
           (sm([(nx - 1.7, ny + 0.1), (nx - 0.6, ny + 0.9), (nx + 1.0, ny + 0.85), (nx + 1.6, ny + 0.2), (nx + 0.8, ny + 0.4), (nx - 0.6, ny + 0.4)]), SKIN.shadow, 0.55),
           (ellipse(nx + 0.45, ny - 0.35, 0.45, 0.3, -10), SKIN.hi, 0.6),
           (ellipse(nx - 0.75, ny + 0.2, 0.42, 0.22, 12), SKIN.deep, 0.7),
           (ellipse(nx + 0.95, ny + 0.15, 0.3, 0.18, -12), SKIN.deep, 0.6)]
    # la bouche FERMÉE, centrée sous le nez sur la médiane : petit sourire sûr d'elle (les coins relevés), lèvres
    # cornaline ; la moitié proche un peu plus large que la lointaine (3/4)
    s_ = P['smile']
    L, R = mx - 0.55 * mw, mx + 0.45 * mw          # les coins de la bouche
    fd += [(sm([(L + 0.1, my - 0.2 - 0.35 * s_), (mx - 1.4, my - 0.6), (mx - 0.45, my - 0.45), (mx, my - 0.62), (mx + 0.45, my - 0.45),
                (mx + 1.3, my - 0.55), (R, my - 0.25 - 0.3 * s_), (mx + 0.9, my + 0.05), (mx, my + 0.12), (mx - 1.0, my + 0.08)],
               sharp=(0, 6), t=0.85), LIPS[1], 1),
           (sm([(mx - 1.8, my + 0.25), (mx, my + 0.3), (mx + 1.5, my + 0.22), (mx + 1.1, my + 1.05), (mx, my + 1.45), (mx - 1.3, my + 1.1)], t=0.9), LIPS[1], 0.95),
           (ribbon([(L, my - 0.2 - 0.4 * s_), (mx - 1.2, my + 0.15), (mx, my + 0.22), (mx + 1.2, my + 0.12), (R, my - 0.25 - 0.35 * s_)],
                   [0.1, 0.36, 0.38, 0.32, 0.1]), LIPS[0], 0.95),
           (ellipse(mx + 0.1, my + 0.75, 0.85, 0.28, -4), LIPS[2], 0.85),
           (ribbon([(L - 0.5, my - 0.55 - 0.45 * s_), (L + 0.1, my + 0.15)], [0.1, 0.28]), SKIN.deep, 0.4),     # la fossette du coin
           (ribbon([(mx - 1.2, my + 2.3), (mx, my + 2.55), (mx + 1.0, my + 2.3)], [0.1, 0.38, 0.1]), SKIN.shadow, 0.3)]
    fig.face = dict(oeil_proche=(exn, eyn, ewn), oeil_fond=(exf, eyf, ewf), nez=(nx, ny), bouche=(mx, my, (R - L)))
    part('face', face, SKIN, grad=(90, 28, 68, 46, [(0, SKIN.light), (0.55, SKIN.base), (1, SKIN.shadow)]),
         cel=1.1, rim=0.5, cast=1.0, details=fd)

    # ---- le carré noir bleuté : UNE seule forme (dessus, frange droite, côté, nuque coupée droit) ----
    hair = sm([(72.6, 51.4), (71.0, 47.0), (69.6, 41.4), (69.0, 35.6), (69.2, 31.0), (74.4, 30.4), (80.6, 30.2),
               (86.4, 30.4), (89.8, 30.8), (90.4, 27.0), (89.4, 22.6), (86.0, 18.8), (79.6, 16.2), (71.4, 15.8),
               (63.6, 17.8), (57.6, 22.2), (54.6, 28.0), (53.8, 35.4), (54.0, 43.6), (54.4, 51.0), (62.6, 51.8)],
              sharp=(0, 4, 8, 19), t=0.9)
    hd = []
    # l'anneau de reflet sur le crâne, et le reflet doux qui suit la tombée
    hd += [(ribbon([(56.6, 31.0), (59.8, 23.6), (66.6, 19.2), (75.6, 18.0), (83.6, 19.6)], [0.2, 1.6, 2.0, 1.6, 0.2]), HAIR.light, 0.8),
           (ribbon([(61.2, 22.4), (68.0, 19.2), (76.0, 18.6)], [0.1, 0.7, 0.1]), HAIR.glint, 0.6),
           (ribbon([(58.8, 33.0), (59.2, 40.0), (59.6, 48.6)], [0.2, 1.6, 0.6]), HAIR.light, 0.4),
           (ribbon([(64.4, 32.0), (65.0, 40.0), (65.4, 49.0)], [0.1, 1.0, 0.4]), HAIR.deep, 0.5),
           (ribbon([(56.2, 47.4), (62.0, 49.0), (69.4, 48.8)], [0.1, 1.0, 0.1]), HAIR.deep, 0.5),
           # la frange : deux ou trois mèches à peine marquées, et son bord éclairé
           (ribbon([(73.0, 27.8), (73.4, 30.2)], [0.5, 0.1]), HAIR.deep, 0.55),
           (ribbon([(79.6, 27.6), (79.8, 30.0)], [0.4, 0.1]), HAIR.deep, 0.5),
           (ribbon([(70.0, 29.6), (79.0, 29.0), (88.6, 29.4)], [0.1, 0.7, 0.1]), HAIR.light, 0.45)]
    # le bandeau d'or (il fait le tour de la tête : plus bas derrière), des perles de lapis
    bt = [(52.0, 28.8), (57.0, 27.4), (63.4, 25.8), (71.0, 24.4), (79.4, 23.8), (86.6, 24.2), (92.0, 25.0)]
    bb = [(52.0, 31.6), (57.0, 30.2), (63.4, 28.6), (71.0, 27.2), (79.4, 26.6), (86.6, 27.0), (92.0, 27.8)]
    hd += [(sm(bt + bb[::-1], sharp=(0, 6, 7, 13), t=0.8), GOLD.base, 1),
           (ribbon([add(p, (0, 0.4)) for p in bt], [0.1, 0.6, 0.7, 0.7, 0.7, 0.6, 0.1]), GOLD.light, 0.95),
           (ribbon([add(p, (0, -0.45)) for p in bb], [0.1, 0.5, 0.6, 0.6, 0.6, 0.5, 0.1]), GOLD.shadow, 0.9)]
    for bx, by in ((58.8, 28.6), (65.2, 27.0), (71.8, 25.8), (86.4, 25.6)):
        hd += [(ellipse(bx, by, 0.85, 0.8), LAPIS.base, 1), (ellipse(bx + 0.25, by - 0.25, 0.3, 0.25), LAPIS.hi, 0.9)]
    part('hair', hair, HAIR, grad=(90, 16, 56, 50, [(0, HAIR.light), (0.35, HAIR.base), (1, HAIR.shadow)]),
         cel=1.1, rim=0.6, cast=1.1, cast_on=['face', 'earring'], details=hd)

    # ---- le petit cobra d'or dressé, posé sur le bandeau (gemme turquoise à sa base, œil de cornaline) ----
    cob = sm([(78.0, 26.6), (78.8, 22.4), (78.6, 19.6), (77.9, 17.4), (78.6, 15.0), (80.4, 14.0), (81.8, 15.0),
              (82.2, 17.4), (81.2, 19.6), (81.0, 22.4), (81.6, 26.6)], sharp=(0, 10), t=0.9)
    part('cobra', cob, GOLD, cel=0.6, rim=0.5, cast=0.8, cast_on=['hair'],
         details=[(ribbon([(80.6, 15.2), (81.2, 17.4), (80.4, 20.0), (80.4, 25.4)], [0.1, 0.55, 0.4, 0.1]), GOLD.hi, 0.8),
                  (ellipse(80.1, 16.6, 0.5, 0.55), CARN.base, 1), (ellipse(80.25, 16.45, 0.18, 0.18), '#ffffff', 0.9),
                  (ellipse(79.8, 24.4, 1.25, 1.35), TURQ.shadow, 1), (ellipse(79.85, 24.3, 0.9, 1.0), TURQ.light, 1),
                  (ellipse(80.15, 23.95, 0.3, 0.3), '#ffffff', 0.85)])
    return names


# l'œil de Néfira en unités de l'œil (x : sa largeur, y : la largeur de l'œil proche), côté « extérieur » (tempe) en
# x < 0 : amande, trait de khôl du haut étiré en aile, trait du bas, sourcil. L'œil proche le prend tel quel (tempe à
# gauche), l'œil du fond en miroir (tempe à droite), raccourci : ce qui dépasse vers sa tempe est encore resserré
# (l'aile et le bout du sourcil restent dans le visage).
EYE_ALMOND = [(-0.5, -0.03), (-0.15, -0.235), (0.32, -0.205), (0.5, 0.03), (0.15, 0.235), (-0.26, 0.205)]
EYE_LINER = [(-0.9, -0.06), (-0.5, -0.15), (-0.12, -0.355), (0.38, -0.31), (0.59, 0.03), (0.35, -0.09), (-0.15, -0.165), (-0.5, 0.045)]
EYE_LOW = [(-0.5, 0.06), (-0.21, 0.265), (0.21, 0.28), (0.5, 0.06)]
EYE_BROW = [(-0.76, -0.62), (-0.24, -0.74), (0.38, -0.66), (0.41, -0.56), (-0.21, -0.62), (-0.7, -0.5)]
GAZE = 0.1          # le regard : l'iris un peu vers la droite de l'image (vers l'ennemi), le même pour les deux yeux


def eye_shapes(cx, cy, w, side):
    """Les formes d'un œil centré en (cx, cy), de largeur w ; side = -1 : œil proche (tempe à gauche), +1 : œil du
    fond (tempe à droite)."""
    W0 = FACE_V['oeil_proche'][2]

    def P(u, v):
        if side > 0 and u < -0.5:
            u = -0.5 + (u + 0.5) * 0.35          # l'œil du fond : le côté tempe se raccourcit
        return (cx - side * u * w if side > 0 else cx + u * w, cy + v * W0)
    almond = sm([P(*q) for q in EYE_ALMOND], sharp=(0, 3), t=0.9)
    liner = sm([P(*q) for q in EYE_LINER], sharp=(0, 4), t=0.8)
    low = ribbon([P(*q) for q in EYE_LOW], [0.1, 0.42, 0.38, 0.1])
    brow = sm([P(*q) for q in EYE_BROW], sharp=(0, 3), t=0.8)
    ir = 0.22 * W0
    return almond, liner, (cx + GAZE * w, cy), ir * (w / W0) ** 0.5, ir * 1.06, low, brow


def face_mesures():
    """Les places RÉELLES des traits dans le dessin (repère de la tête), pour visage.verifier."""
    fig = build()
    return fig.face


def almond_pt(sh, i):
    """Le i-ème point de passage d'une forme (sm)."""
    s, segs = sh.subs[0]
    return s if i == 0 else segs[i - 1][2]


def main():
    """nefira.svg (grand) et nefira-petit.svg (contour plus épais, pour les cases), puis les images du jeu :
    public/art/vecto/myths-6.webp (512 px de haut) et myths-6-160.webp (160 px de haut)."""
    from PIL import Image
    rendu = os.path.join(HERE, '..', 'rendu.cjs')
    pub = os.path.join(ROOT, 'public', 'art', 'vecto')
    os.makedirs(pub, exist_ok=True)
    for name, ow, h, out in (('nefira', 0.95, 512, 'myths-6'), ('nefira-petit', 1.35, 160, 'myths-6-160')):
        svg = build(ow=ow).svg()
        path = os.path.join(HERE, name + '.svg')
        open(path, 'w').write(svg)
        png = os.path.join(HERE, name + '.png')
        subprocess.run(['node', rendu, path, png, str(h)], check=True)
        Image.open(png).save(os.path.join(pub, out + '.webp'), 'WEBP', quality=90, method=6)
        print('écrit %s.svg (%d ko) → art/vecto/%s.webp' % (name, len(svg) // 1024, out))
    x0, y0, w, h = FRAME
    print('mesures pour src/game/vecto.ts : [largeur, hauteur, x et y des pieds] =', [w, h, FEET[0] - x0, FEET[1] - y0])


if __name__ == '__main__':
    main()
